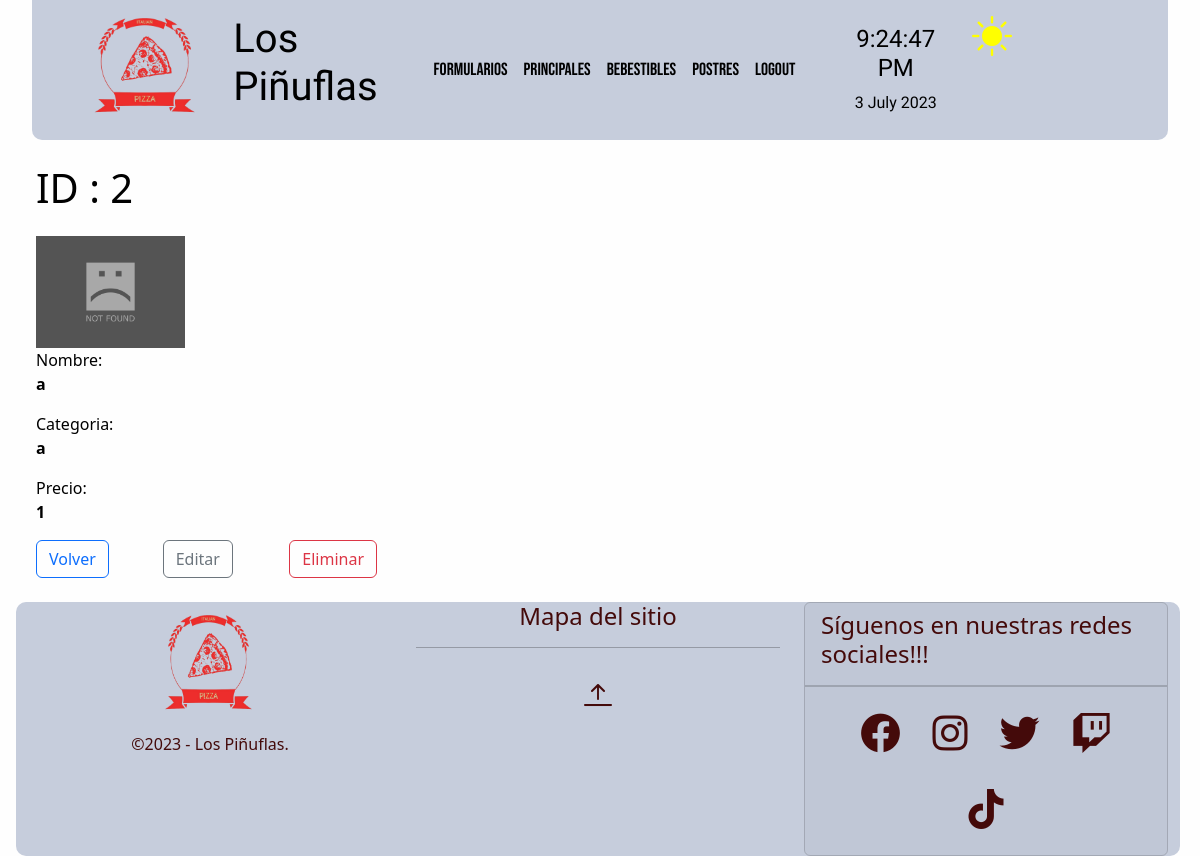
Page /crud/postres/detail/2 on the earlier database version.
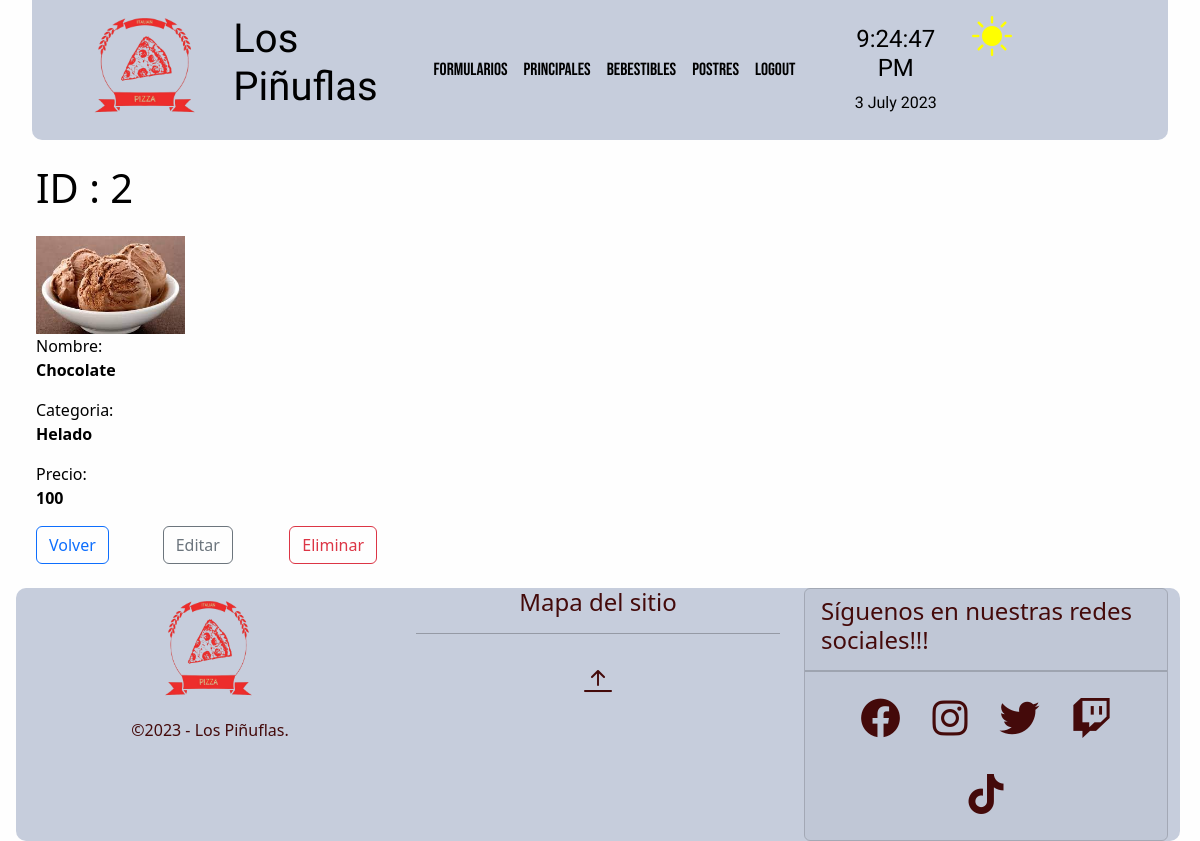
Same page on the later database version.
### crud/models.py (models this page shows, shortened)
class Postre(models.Model):
    nombre=models.CharField(max_length=20)
    categoria=models.CharField(max_length=20)
    precio=models.IntegerField()
    image = models.ImageField(verbose_name='Imagen',upload_to='media/postre',null=True,blank=True)
    class Meta:
        ordering = ['categoria','nombre']

### crud/views.py (the view)
# urls.py: path('postres/detail/<str:postre_id>', postre_detail, name="postre-detail"),
def postre_detail(request, postre_id):
    try:
        postre = Postre.objects.get(id=postre_id)
        if postre:
            context = {'postre':postre}
            return render(request,'crud/postre-detail.html',context)
        else:
            return redirect(reverse('postres') + '?lala')
    except:
        return redirect(reverse('postres') + '?FAIL')

### crud/templates/crud/postre-detail.html (shortened to what this page needs)
{% extends 'crud/base.html' %}
{% load static %}
{% block content %}
<div class="container m-4">
    <div class="row mb-3">
        <h1>ID : {{postre.id}}</h1>
    </div>
    <div class="col-md-4">
        {% if postre.image %}
        <img class="img-update" src="{{postre.image.url}}" alt="{{postre.nombre}}">
        {% else%}
        <img class="img-update" src="{% static 'crud/img/image_not_found.jpg' %}" alt="INF">
        {% endif %}
    </div>
    <div class="row">
        <div class="col-md-8">
            <ul class="list-unstyled">
                <li class="mb-2">Nombre: <p class="fw-bold">{{postre.nombre}}</p></li>
                <li class="mb-2">Categoria: <p class="fw-bold">{{postre.categoria}}</p></li>
                <li class="mb-2">Precio: <p class="fw-bold">{{postre.precio}}</p></li>
            </ul>
            <div class="row">
                <div class="col-2">
                    <a class="btn btn-outline-primary" href="{% url 'postres' %}">Volver</a>
                </div>
                <div class="col-2">
                    <a class="btn btn-outline-secondary" href="{% url 'postre-edit' postre_id=postre.id %}">Editar</a>
                </div>
                <div class="col-2">
                    <a class="btn btn-outline-danger" d
                    href="{% url 'postre-delete' postre_id=postre.id %}">
                    Eliminar
                </a>
                </div>
            </div>
        </div>
    </div>
</div>
{% endblock %}

Differences in the rows shown:
changed Postre id 2: image: picture added; nombre "a" → "Chocolate"; categoria "a" → "Helado"; precio "1" → "100"
